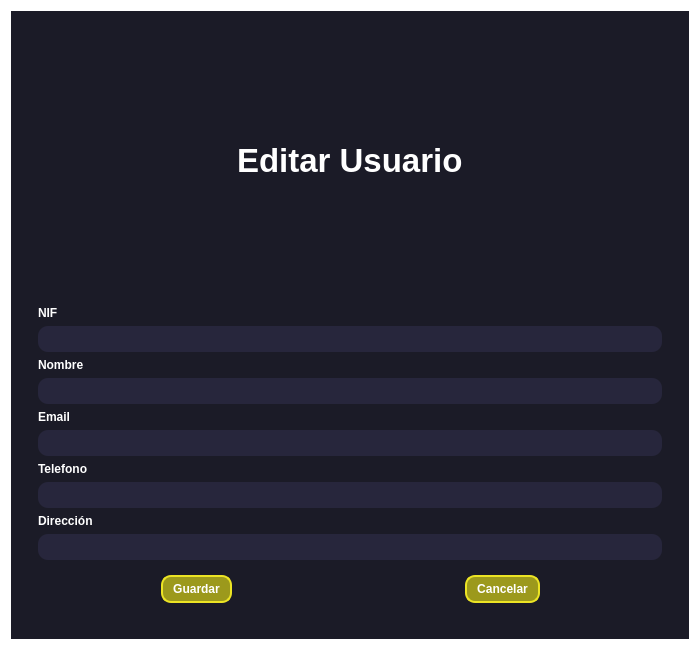
<?xml version="1.0" encoding="UTF-8"?>
<ui version="4.0">
 <class>EditUserWindow</class>
 <widget class="QWidget" name="EditUserWindow">
  <property name="geometry">
   <rect>
    <x>0</x>
    <y>0</y>
    <width>700</width>
    <height>650</height>
   </rect>
  </property>
  <property name="windowTitle">
   <string>Editar Usuario</string>
  </property>
  <property name="styleSheet">
   <string notr="true">*{
	border: none;
	background-color: transparent;
	background: transparent;
	padding: 0;
	margin: 0;
	color: #fff;
}

#centralwidget{
	background-color: #1b1b27;
}
QPushButton{
	text-align: left;
	padding: 5px 10px;
	border-top-left-radius: 10px;
	border-bottom-left-radius: 10px;
}
QLineEdit{
	padding: 5px 10px;
	border-radius: 10px;
	background-color: #27263c;
}

#btn_saveuser, #btn_cancel  {
	border: 2px solid  #ece424 ;
	border-radius: 10px;
	text-align: center;
}
 #btn_saveuser, #btn_cancel   {
	border: 2px solid  #ece424 ;
	background-color: #9c991c ;
	border-radius: 10px;
	text-align: center;
}
 #btn_saveuser:pressed, #btn_cancel:pressed   {
	background-color: #9C995F ;
}</string>
  </property>
  <layout class="QVBoxLayout" name="verticalLayout">
   <item>
    <widget class="QWidget" name="centralwidget" native="true">
     <layout class="QVBoxLayout" name="verticalLayout_2">
      <item>
       <widget class="QWidget" name="widget" native="true">
        <layout class="QVBoxLayout" name="verticalLayout_3">
         <item>
          <widget class="QFrame" name="frame">
           <property name="frameShape">
            <enum>QFrame::StyledPanel</enum>
           </property>
           <property name="frameShadow">
            <enum>QFrame::Raised</enum>
           </property>
           <layout class="QHBoxLayout" name="horizontalLayout">
            <item alignment="Qt::AlignHCenter">
             <widget class="QLabel" name="label">
              <property name="font">
               <font>
                <pointsize>25</pointsize>
                <bold>true</bold>
               </font>
              </property>
              <property name="text">
               <string>Editar Usuario</string>
              </property>
             </widget>
            </item>
           </layout>
          </widget>
         </item>
         <item>
          <widget class="QWidget" name="widget_2" native="true">
           <layout class="QVBoxLayout" name="verticalLayout_4">
            <item>
             <widget class="QLabel" name="label_nif">
              <property name="font">
               <font>
                <bold>true</bold>
               </font>
              </property>
              <property name="text">
               <string>NIF</string>
              </property>
             </widget>
            </item>
            <item>
             <widget class="QLineEdit" name="line_nif"/>
            </item>
            <item>
             <widget class="QLabel" name="label_name">
              <property name="font">
               <font>
                <bold>true</bold>
               </font>
              </property>
              <property name="text">
               <string>Nombre</string>
              </property>
             </widget>
            </item>
            <item>
             <widget class="QLineEdit" name="line_name"/>
            </item>
            <item>
             <widget class="QLabel" name="label_email">
              <property name="font">
               <font>
                <bold>true</bold>
               </font>
              </property>
              <property name="text">
               <string>Email</string>
              </property>
             </widget>
            </item>
            <item>
             <widget class="QLineEdit" name="line_email"/>
            </item>
            <item>
             <widget class="QLabel" name="label_phone">
              <property name="font">
               <font>
                <bold>true</bold>
               </font>
              </property>
              <property name="text">
               <string>Telefono</string>
              </property>
             </widget>
            </item>
            <item>
             <widget class="QLineEdit" name="line_phone"/>
            </item>
            <item>
             <widget class="QLabel" name="label_address">
              <property name="font">
               <font>
                <bold>true</bold>
               </font>
              </property>
              <property name="text">
               <string>Dirección</string>
              </property>
             </widget>
            </item>
            <item>
             <widget class="QLineEdit" name="line_address"/>
            </item>
            <item>
             <widget class="QWidget" name="widget_3" native="true">
              <layout class="QHBoxLayout" name="horizontalLayout_2">
               <item alignment="Qt::AlignHCenter">
                <widget class="QPushButton" name="btn_saveuser">
                 <property name="font">
                  <font>
                   <bold>true</bold>
                  </font>
                 </property>
                 <property name="cursor">
                  <cursorShape>PointingHandCursor</cursorShape>
                 </property>
                 <property name="text">
                  <string>Guardar</string>
                 </property>
                 <property name="icon">
                  <iconset>
                   <normaloff>../res/Icons/check.png</normaloff>../res/Icons/check.png</iconset>
                 </property>
                 <property name="iconSize">
                  <size>
                   <width>24</width>
                   <height>24</height>
                  </size>
                 </property>
                </widget>
               </item>
               <item alignment="Qt::AlignHCenter">
                <widget class="QPushButton" name="btn_cancel">
                 <property name="font">
                  <font>
                   <bold>true</bold>
                  </font>
                 </property>
                 <property name="cursor">
                  <cursorShape>PointingHandCursor</cursorShape>
                 </property>
                 <property name="text">
                  <string>Cancelar</string>
                 </property>
                 <property name="icon">
                  <iconset>
                   <normaloff>../res/Icons/thumbs-down.png</normaloff>../res/Icons/thumbs-down.png</iconset>
                 </property>
                 <property name="iconSize">
                  <size>
                   <width>24</width>
                   <height>24</height>
                  </size>
                 </property>
                </widget>
               </item>
              </layout>
             </widget>
            </item>
           </layout>
          </widget>
         </item>
        </layout>
       </widget>
      </item>
     </layout>
    </widget>
   </item>
  </layout>
 </widget>
 <resources/>
 <connections/>
</ui>
